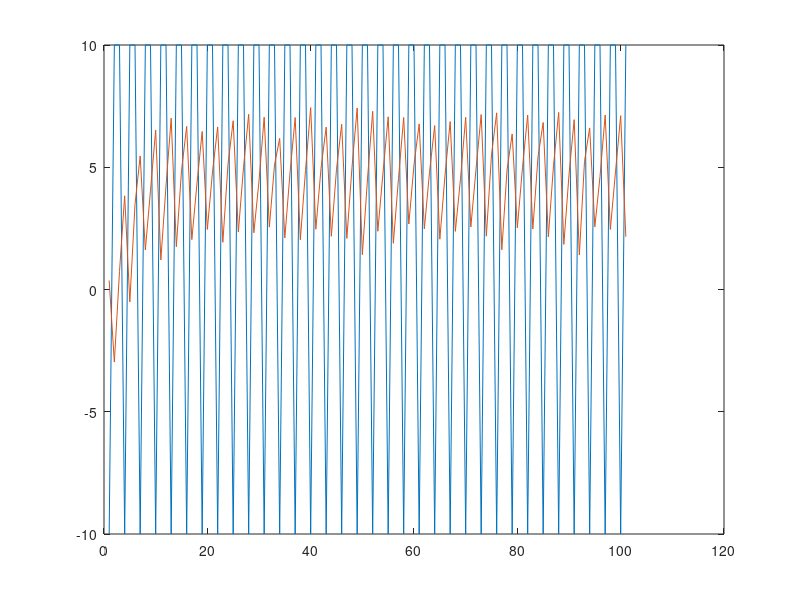
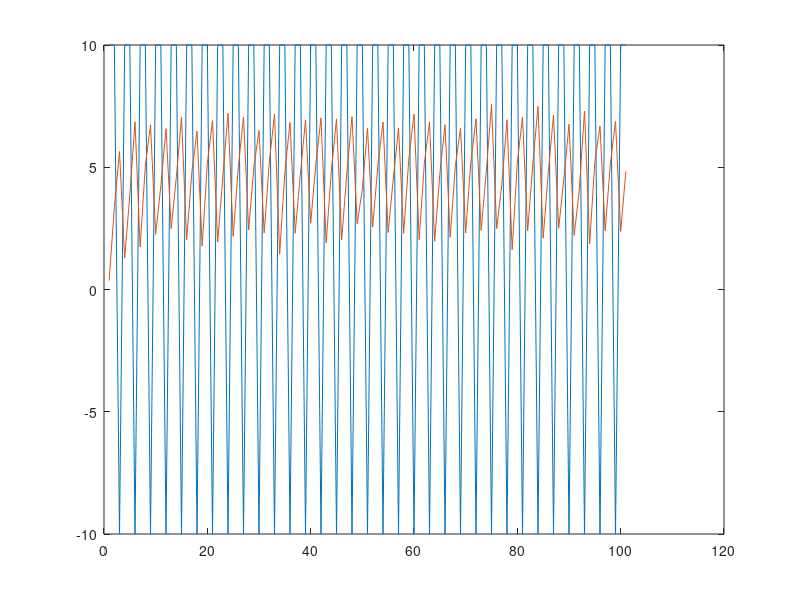

The MATLAB script that drew these images, in order:
close all
clear all
%DI datos para identificación de la planta de flujo
%DV datos para validación de la planta de flujo
%Entrada incremento de apertura de la válvula
%Salida incremento de flujo
%PERIODO DE MUESTREO 0.1

DI = [  -10.0000    0.3684
   10.0000   -2.9682
   10.0000    0.7399
  -10.0000    3.8318
   10.0000   -0.5076
   10.0000    3.4805
  -10.0000    5.4634
   10.0000    1.6151
   10.0000    4.0600
  -10.0000    6.5192
   10.0000    1.2076
   10.0000    4.2331
  -10.0000    7.0077
   10.0000    1.7493
   10.0000    4.8591
  -10.0000    6.6714
   10.0000    2.0413
   10.0000    4.3525
  -10.0000    6.4630
   10.0000    2.4570
   10.0000    4.8126
  -10.0000    6.6489
   10.0000    1.9322
   10.0000    5.1214
  -10.0000    6.9008
   10.0000    2.3497
   10.0000    4.9845
  -10.0000    7.1657
   10.0000    2.3201
   10.0000    4.4396
  -10.0000    7.0488
   10.0000    2.5521
   10.0000    5.0964
  -10.0000    6.1801
   10.0000    2.1110
   10.0000    4.7649
  -10.0000    7.0332
   10.0000    2.0366
   10.0000    4.8668
  -10.0000    7.4411
   10.0000    2.4666
   10.0000    4.9525
  -10.0000    6.6412
   10.0000    2.1763
   10.0000    4.9146
  -10.0000    6.7571
   10.0000    2.0922
   10.0000    4.9992
  -10.0000    7.4259
   10.0000    1.4258
   10.0000    4.5206
  -10.0000    7.2884
   10.0000    2.3827
   10.0000    4.7821
  -10.0000    7.0643
   10.0000    1.8895
   10.0000    4.5449
  -10.0000    7.0338
   10.0000    2.6782
   10.0000    5.1049
  -10.0000    6.7728
   10.0000    2.4787
   10.0000    4.7894
  -10.0000    6.7037
   10.0000    2.0580
   10.0000    4.6741
  -10.0000    6.8672
   10.0000    2.3765
   10.0000    4.5315
  -10.0000    7.0445
   10.0000    2.5570
   10.0000    4.9153
  -10.0000    7.1557
   10.0000    2.1822
   10.0000    5.5062
  -10.0000    7.2256
   10.0000    1.6251
   10.0000    4.8790
  -10.0000    6.3617
   10.0000    2.5239
   10.0000    4.9927
  -10.0000    7.1356
   10.0000    2.4752
   10.0000    5.4221
  -10.0000    6.8321
   10.0000    2.1553
   10.0000    5.0626
  -10.0000    7.2426
   10.0000    1.8460
   10.0000    4.6940
  -10.0000    6.9460
   10.0000    1.4136
   10.0000    5.2343
  -10.0000    6.6088
   10.0000    2.5635
   10.0000    4.6192
  -10.0000    7.1341
   10.0000    2.4582
   10.0000    4.8122
  -10.0000    7.1112
   10.0000    2.1584 ];

DV =[   10.0000    0.3684
   10.0000    3.3647
  -10.0000    5.6405
   10.0000    1.2911
   10.0000    3.8592
  -10.0000    6.8596
   10.0000    1.7453
   10.0000    5.0709
  -10.0000    6.7342
   10.0000    2.2556
   10.0000    4.2413
  -10.0000    6.5806
   10.0000    2.4914
   10.0000    4.5874
  -10.0000    7.0552
   10.0000    2.0379
   10.0000    4.7887
  -10.0000    6.4785
   10.0000    1.7752
   10.0000    5.1624
  -10.0000    6.9061
   10.0000    1.9360
   10.0000    4.6181
  -10.0000    7.1998
   10.0000    2.1763
   10.0000    5.0267
  -10.0000    7.0560
   10.0000    2.4357
   10.0000    4.9929
  -10.0000    6.5079
   10.0000    2.3163
   10.0000    5.2229
  -10.0000    7.1632
   10.0000    1.4465
   10.0000    4.7810
  -10.0000    6.8310
   10.0000    2.2991
   10.0000    4.7061
  -10.0000    6.9326
   10.0000    2.7067
   10.0000    5.1359
  -10.0000    7.0181
   10.0000    1.9067
   10.0000    4.8456
  -10.0000    6.9801
   10.0000    2.0226
   10.0000    4.7614
  -10.0000    7.0646
   10.0000    2.6914
   10.0000    4.0949
  -10.0000    6.5861
   10.0000    2.5538
   10.0000    5.0518
  -10.0000    6.8475
   10.0000    2.3297
   10.0000    4.5587
  -10.0000    6.6103
   10.0000    2.2992
   10.0000    5.3473
  -10.0000    7.1703
   10.0000    2.0382
   10.0000    5.1479
  -10.0000    6.8549
   10.0000    1.9691
   10.0000    4.7272
  -10.0000    6.7395
   10.0000    2.1326
   10.0000    5.0457
  -10.0000    6.5969
   10.0000    2.3099
   10.0000    5.2262
  -10.0000    6.9808
   10.0000    2.4211
   10.0000    4.8513
  -10.0000    7.5717
   10.0000    2.4910
   10.0000    4.2942
  -10.0000    6.9444
   10.0000    1.6270
   10.0000    5.1930
  -10.0000    7.0581
   10.0000    2.4009
   10.0000    5.1443
  -10.0000    7.4875
   10.0000    2.0975
   10.0000    4.8244
  -10.0000    7.1281
   10.0000    2.5080
   10.0000    4.5152
  -10.0000    6.7594
   10.0000    2.2114
   10.0000    4.0828
  -10.0000    7.2998
   10.0000    1.8742
   10.0000    5.2327
  -10.0000    6.6847
   10.0000    2.3995
   10.0000    5.1273
  -10.0000    6.8777
   10.0000    2.3766
   10.0000    4.8276 ];

figure(1)
plot(DI(:,1))
hold on
plot(DI(:,2))

figure(2)
plot(DV(:,1))
hold on
plot(DV(:,2))
